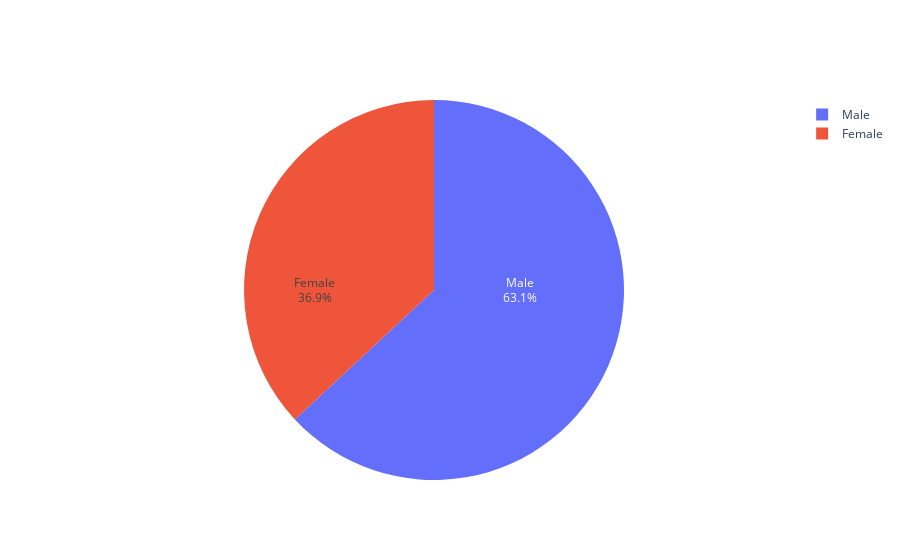
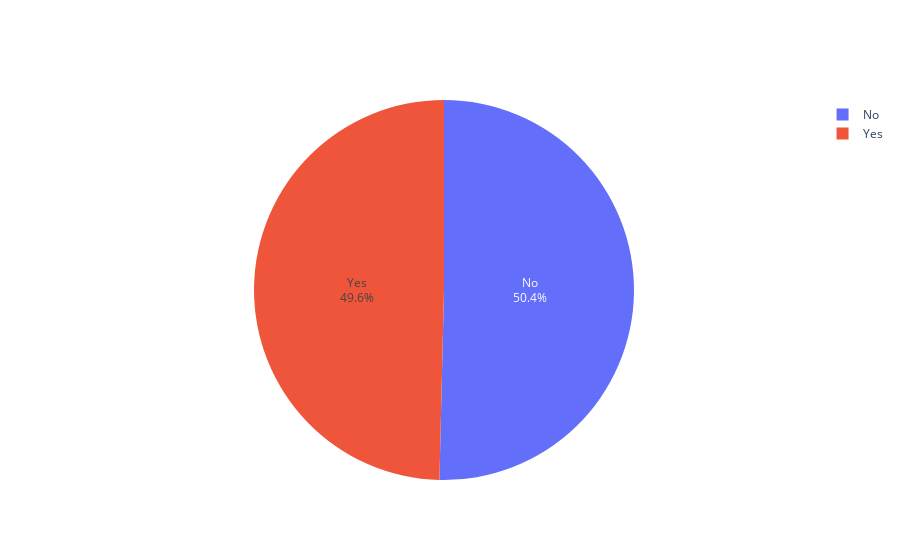
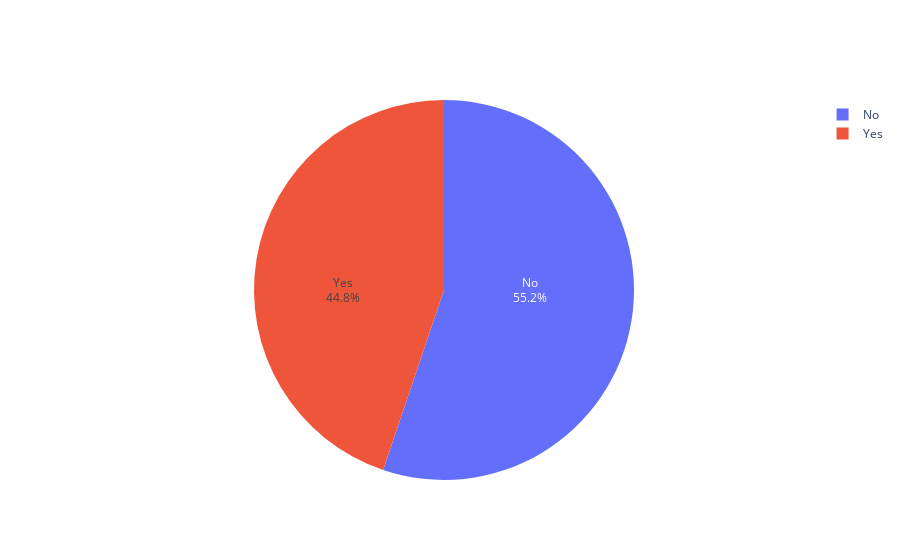
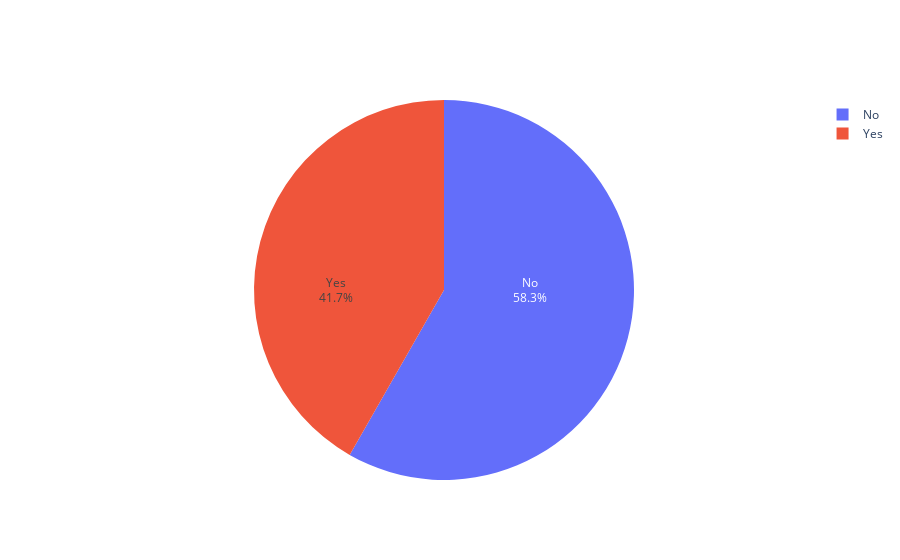

Here is the notebook cell these charts were saved with, in order:
### Code cell
mya.categoryColumnCountAndPercentage(df , categorical_column)

### Figure 1 — Plotly figure (JSON) as saved in the notebook; plotly's stock layout.template omitted (floating-point values rounded to 4 significant figures)
{"data": [{"insidetextorientation": "radial", "labels": ["Male", "Female"], "textinfo": "label+percent", "type": "pie", "values": [328, 192]}], "layout": {}}

### Figure 2 — Plotly figure (JSON) as saved in the notebook; plotly's stock layout.template omitted (floating-point values rounded to 4 significant figures)
{"data": [{"insidetextorientation": "radial", "labels": ["No", "Yes"], "textinfo": "label+percent", "type": "pie", "values": [262, 258]}], "layout": {}}

### Figure 3 — Plotly figure (JSON) as saved in the notebook; plotly's stock layout.template omitted (floating-point values rounded to 4 significant figures)
{"data": [{"insidetextorientation": "radial", "labels": ["No", "Yes"], "textinfo": "label+percent", "type": "pie", "values": [287, 233]}], "layout": {}}

### Figure 4 — Plotly figure (JSON) as saved in the notebook; plotly's stock layout.template omitted (floating-point values rounded to 4 significant figures)
{"data": [{"insidetextorientation": "radial", "labels": ["No", "Yes"], "textinfo": "label+percent", "type": "pie", "values": [303, 217]}], "layout": {}}
